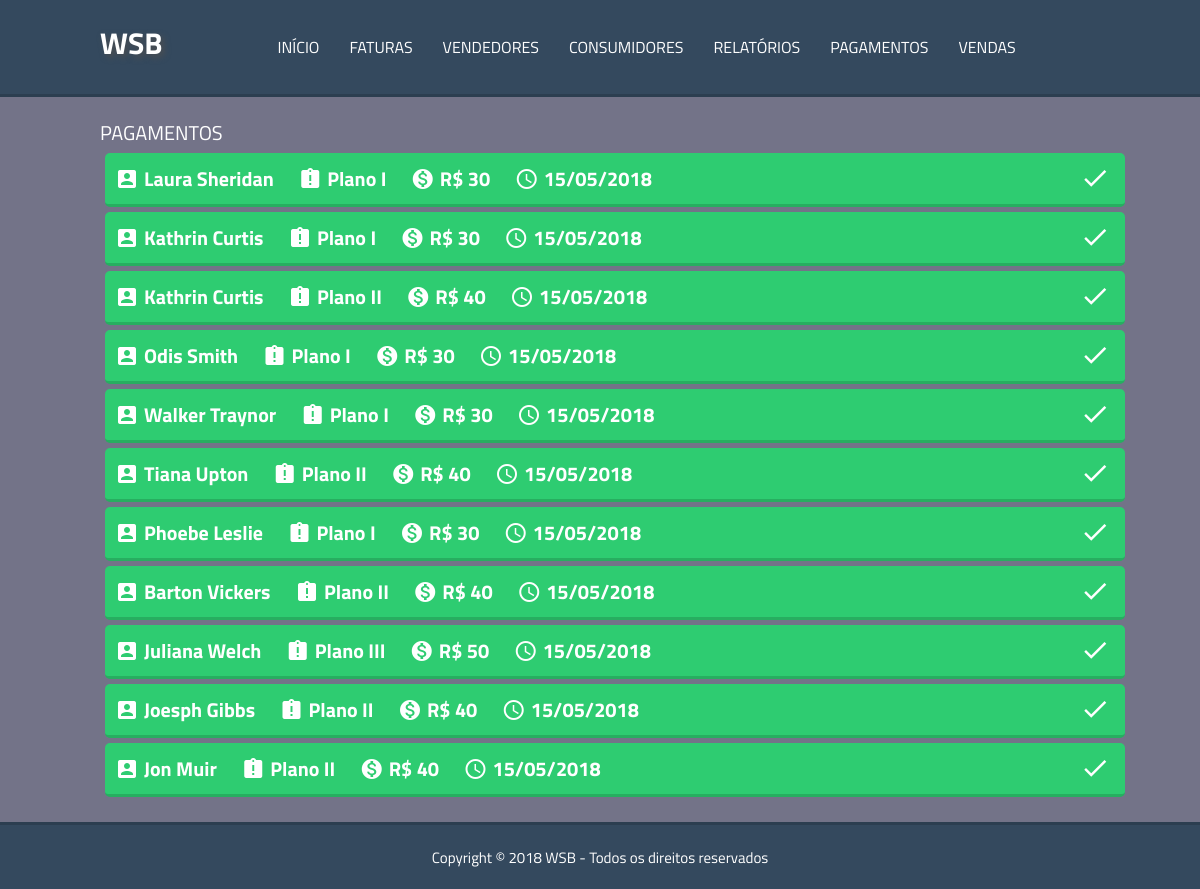
/pagamentos, run on the app's committed database.
### tables this page shows
CREATE TABLE `pagamento` (
  `idpagamento` int(11) NOT NULL,
  `dataPagamento` varchar(200) NOT NULL,
  `idplanoConsu` int(11) NOT NULL
);

CREATE TABLE `consumidor` (
  `idconsu` int(11) NOT NULL,
  `cpf` varchar(100) NOT NULL,
  `nome` varchar(100) NOT NULL,
  `telefone` varchar(100) NOT NULL,
  `email` varchar(100) NOT NULL
);

CREATE TABLE `planos` (
  `idplanos` int(11) NOT NULL,
  `valor` float NOT NULL,
  `nomePlano` varchar(200) NOT NULL
);

### paginas/pagamentos.php (the view, shortened to what this page needs)
<div class="container corpo">
  <div id="center">
    <div class="titulo">
      <span>PAGAMENTOS</span>
    </div>
<?php
	$query = mysqli_query($con, "SELECT * FROM pagamento");
	$count = mysqli_num_rows($query);
	if ($count <= 0) {
		echo '<div class="erro">Nenhum pagamento registrado!</div>';
	}else{
		while ($row = mysqli_fetch_assoc($query)) {
			$idplanoConsu = $row['idplanoConsu'];
		$queryPlanoConsu = mysqli_query($con, "SELECT * FROM planoConsumidor WHERE idplanoConsu = '$idplanoConsu'");
		$rowPlanoConsu = mysqli_fetch_assoc($queryPlanoConsu);
		$idplano = $rowPlanoConsu['idplanos'];
		$idconsu = $rowPlanoConsu['idconsu'];
		$queryPlano = mysqli_query($con, "SELECT * FROM planos WHERE idplanos = '$idplano'");
		$rowPlano = mysqli_fetch_assoc($queryPlano);
		$queryConsu = mysqli_query($con, "SELECT * FROM consumidor WHERE idconsu = '$idconsu'");
		$rowConsu = mysqli_fetch_assoc($queryConsu);
?>
<div class="caixaPagamento">
<i class="material-icons" style="vertical-align: -5px; margin-right: 5px;">account_box</i><span><?= $rowConsu['nome']  ?></span>
<i class="material-icons" style="vertical-align: -5px; margin-right: 5px;">assignment_late</i><span><?= $rowPlano['nomePlano']  ?></span>
<i class="material-icons" style="vertical-align: -5px; margin-right: 5px;">monetization_on</i><span>R$ <?= $rowPlano['valor']  ?></span>
<i class="material-icons" style="vertical-align: -5px; margin-right: 5px;">query_builder</i><span><?= date('d/m/Y', $row['dataPagamento']) ?></span>
<i class="material-icons" style="vertical-align: -5px; margin-right: 5px; float: right; font-size: 30px;">done</i>
</div>
<?php
		}
	}
?>
</div>
</div>

### css/style.css (style rules this page uses)
* { margin: 0; padding: 0; }
body { background-color: #DDDDDD; font-family: 'Titillium Web', sans-serif; }
.container { width: 100%; height: auto; float: left; padding: 20px 0; }
.container #center { width: 1000px; margin: 0 auto; float: none; }
.corpo { background: #737388; color: #fff; }
.corpo .titulo { font-size: 20px; width: 100%; }
.caixaPagamento { background: #2ecc71; width: 100%; padding: 10px; border-radius: 5px; margin: 5px; font-weight: bold; font-size: 20px; border-bottom: 3px solid #27ae60; }
.caixaPagamento span { padding-right: 20px; }

### data on the page
pagamento: consumidor.nome "Laura Sheridan", planos.nomePlano "Plano I", planos.valor "30", dataPagamento "15/05/2018"
pagamento: consumidor.nome "Kathrin Curtis", planos.nomePlano "Plano I", planos.valor "30", dataPagamento "15/05/2018"
pagamento: consumidor.nome "Kathrin Curtis", planos.nomePlano "Plano II", planos.valor "40", dataPagamento "15/05/2018"
pagamento: consumidor.nome "Odis Smith", planos.nomePlano "Plano I", planos.valor "30", dataPagamento "15/05/2018"
pagamento: consumidor.nome "Walker Traynor", planos.nomePlano "Plano I", planos.valor "30", dataPagamento "15/05/2018"
pagamento: consumidor.nome "Tiana Upton", planos.nomePlano "Plano II", planos.valor "40", dataPagamento "15/05/2018"
pagamento: consumidor.nome "Phoebe Leslie", planos.nomePlano "Plano I", planos.valor "30", dataPagamento "15/05/2018"
pagamento: consumidor.nome "Barton Vickers", planos.nomePlano "Plano II", planos.valor "40", dataPagamento "15/05/2018"
pagamento: consumidor.nome "Juliana Welch", planos.nomePlano "Plano III", planos.valor "50", dataPagamento "15/05/2018"
pagamento: consumidor.nome "Joesph Gibbs", planos.nomePlano "Plano II", planos.valor "40", dataPagamento "15/05/2018"
pagamento: consumidor.nome "Jon Muir", planos.nomePlano "Plano II", planos.valor "40", dataPagamento "15/05/2018"
